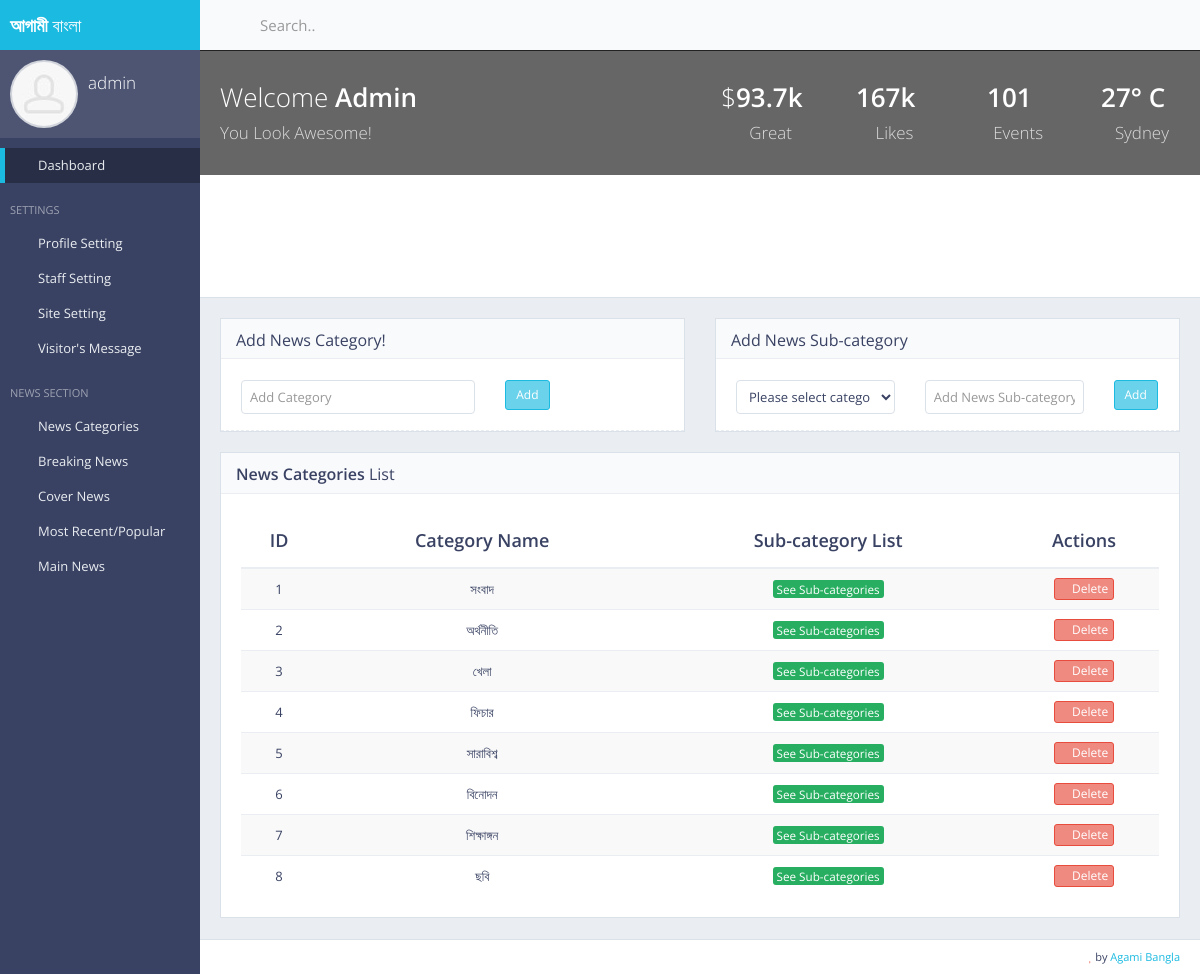
The app's page /ag/admin/panel/news/cats/ (signed in) with its own data.
### user/models.py (models this page shows, shortened)
class User(AbstractBaseUser):
    first_name = models.CharField(max_length=30, blank=False, verbose_name='First Name')
    last_name  = models.CharField(verbose_name="Last Name", max_length=30, blank=False)
    email      = models.EmailField(verbose_name='email address',max_length=255,unique=True,)
    user_name  = models.CharField(max_length=30, blank=False, unique=True)
    is_active  = models.BooleanField(default=False)
    is_admin   = models.BooleanField(default=False)
    is_Staff   = models.BooleanField(default=False)
    objects = CustomUserManager()
    USERNAME_FIELD = 'email'
    REQUIRED_FIELDS = ['user_name']

### adminPanel/models.py (models this page shows, shortened)
class NewsCategories(models.Model):
    category_name = models.CharField(default='', max_length=255, verbose_name="News Category Name")

### adminPanel/views.py (the view, shortened to what this page needs)
# urls.py: url(r'^ag/admin/panel/news/cats/$', views.adminPanel_newsCategory, name='adminPanelNewsCats'),
@login_required(login_url='/login/user')
def adminPanel_newsCategory(request):
    cat_list = NewsCategories.objects.all()
    context = {
        'category_list' : cat_list,
    }
    return render(request, 'backEnd/news_category.html', context)

### core/templates/backEnd/news_category.html (shortened to what this page needs)
{% extends 'backEnd/index.html' %}
{% load static %}
{% block main_content %}
<div class="row">
    <div class="col-md-6">
        <div class="block">
            <div class="block-title">
                <h2>Add News Category!</h2>
            </div>
            <form action="{%url 'adminPanelNewsCats' %}" method="post" enctype="multipart/form-data"
                  class="form-horizontal form-bordered">
                <div class="form-group">
                    <div class="col-md-7 text-left">
                        <input type="text" name="news-category" id="news-category" class="form-control"
                               placeholder="Add Category" required>
                    </div>
                    <div class="col-md-5">
                        <button type="submit" class="btn btn-sm btn-primary">Add</button>
                    </div>
                </div>
            </form>
        </div>
    </div>
    <div class="col-md-6">
        <div class="block">
            <div class="block-title">
                <h2>Add News Sub-category</h2>
            </div>
            <form action="{% url 'adminPanelAddNewsSubCats' %}" method="post" class="form-horizontal form-bordered">
                <div class="form-group">
                    <div class="col-xs-5">
                        <select id="select-category" name="select-news-category" class="form-control" size="1" required>
                            <option value="0">Please select category</option>
                        </select>
                    </div>
                    <div class="col-xs-5">
                        <input type="text" name="news-subcategory" class="form-control" placeholder="Add News Sub-category" required>
                    </div>
                    <div class="col-xs-2">
                        <button type="submit" class="btn btn-sm btn-primary">Add</button>
                    </div>
                </div>
            </form>
        </div>
    </div>
</div>
<div class="block">
    <div class="block-title">
        <h2><strong>News Categories</strong> List</h2>
    </div>
    <div class="table-responsive">
        {% if category_list %}
        <table class="table table-vcenter table-striped">
            <thead>
            <tr>
                <th class="text-center">ID</th>
                <th class="text-center">Category Name</th>
                <th class="text-center">Sub-category List</th>
                <th style="width: 150px;" class="text-center">Actions</th>
            </tr>
            </thead>
            <tbody>
            {% for category in category_list %}
            <tr>
                <td class="text-center">{{forloop.counter}}</td>
                <td class="text-center">{{category.category_name}}</td>
                <td class="text-center"><a href="{% url 'adminPanelNewsSubCatList' pk=category.pk %}" class="label label-success">See Sub-categories</a></td>
                <td class="text-center">
                    <div class="btn-group btn-group-xs">
                        <a href="{% url 'adminPanelDelNewsCat' pk=category.pk %}" data-toggle="tooltip" title="Delete" class="btn btn-danger"><i class="fa fa-times"></i> Delete</a>
                    </div>
                </td>
            </tr>
            {% endfor %}
            </tbody>
        </table>
        {% else %}
        <h3 class="text-center">No news category found!!</h3>
        {% endif %}
    </div>
</div>
{% endblock %}

### core/templates/backEnd/index.html (shortened to what this page needs)
{% load static %}
<!DOCTYPE html>
<html class="no-js" lang="en">
<head>
    <link rel="stylesheet" href="{%static 'backEnd/css/bootstrap.min.css' %}">
    <link rel="stylesheet" href="{%static 'backEnd/css/plugins.css' %}">
    <link rel="stylesheet" href="{%static 'backEnd/css/main.css' %}">
    <link rel="stylesheet" href="{%static 'backEnd/css/themes.css' %}">
</head>
<body>
<div id="page-wrapper">
    <div id="page-container" class="sidebar-partial sidebar-visible-lg sidebar-no-animations">
        <div id="sidebar">
            <div id="sidebar-scroll">
                <div class="sidebar-content">
                    <a href="index.html" class="sidebar-brand">
                        <span class="sidebar-nav-mini-hide"><strong>আগামী</strong> বাংলা</span>
                    </a>
                    <div class="sidebar-section sidebar-user clearfix sidebar-nav-mini-hide">
                        <div class="sidebar-user-avatar">
                            <a href="page_ready_user_profile.html">
                                {% if profile_pic %}
                                <img src="{{profile_pic.profileImg.url}}" alt="avatar">
                                {% else %}
                                <img src="{%static 'backEnd/img/placeholders/avatars/avatar2.jpg' %}" alt="avatar">
                                {% endif %}
                            </a>
                        </div>
                        <div class="sidebar-user-name">{{request.user.user_name}}</div>
                        <div class="sidebar-user-links">
                            <a href="#" data-toggle="tooltip" data-placement="bottom"
                               title="Profile"><i class="gi gi-user"></i></a>
                            <a href="/ag/admin/panel/update/profile/pic" class="enable-tooltip" data-placement="bottom" title="Settings"><i class="gi gi-cogwheel"></i></a>
                            <a href="{%url 'logoutUser' %}" data-toggle="tooltip" data-placement="bottom"
                               title="Logout"><i class="gi gi-exit"></i></a>
                        </div>
                    </div>
                    <ul class="sidebar-nav">
                        <li>
                            <a href="/ag/admin/panel/home" class=" active"><i class="gi gi-stopwatch sidebar-nav-icon"></i><span class="sidebar-nav-mini-hide">Dashboard</span></a>
                        </li>
                        <li class="sidebar-header">
                            <span class="sidebar-header-options clearfix">
                                <a href="javascript:void(0)" data-toggle="tooltip" title="Quick Settings">
                                    <i class="gi gi-settings"></i>
                                </a></span>
                            <span class="sidebar-header-title">Settings</span>
                        </li>
                        <li>
                            <a href="#" class="sidebar-nav-menu"><i
                                    class="fa fa-angle-left sidebar-nav-indicator sidebar-nav-mini-hide"></i>
                                <i class="gi gi-show_big_thumbnails sidebar-nav-icon"></i><span
                                        class="sidebar-nav-mini-hide">Profile Setting</span>
                            </a>
                        </li>
                        <li>
                            <a href="#" class="sidebar-nav-menu"><i
                                    class="fa fa-angle-left sidebar-nav-indicator sidebar-nav-mini-hide"></i>
                                <i class="gi gi-show_big_thumbnails sidebar-nav-icon"></i><span
                                        class="sidebar-nav-mini-hide">Staff Setting</span>
                            </a>
                        </li>
                        <li>
                            <a href="#" class="sidebar-nav-menu"><i
                                    class="fa fa-angle-left sidebar-nav-indicator sidebar-nav-mini-hide"></i>
                                <i class="gi gi-show_big_thumbnails sidebar-nav-icon"></i><span
                                        class="sidebar-nav-mini-hide">Site Setting</span>
                            </a>
                        </li>
                        <li>
                            <a href="#" class="sidebar-nav-menu"><i
                                    class="fa fa-angle-left sidebar-nav-indicator sidebar-nav-mini-hide"></i>
                                <i class="gi gi-show_big_thumbnails sidebar-nav-icon"></i><span
                                        class="sidebar-nav-mini-hide">Visitor's Message</span>
                            </a>
                        </li>
                        <li class="sidebar-header">
                            <span class="sidebar-header-options clearfix">
                                <a href="javascript:void(0)" data-toggle="tooltip" title="Quick Settings">
                                    <i class="gi gi-settings"></i>
                                </a></span>
                            <span class="sidebar-header-title">News Section</span>
                        </li>
                        <li>
                            <a href="#" class="sidebar-nav-menu"><i
                                    class="fa fa-angle-left sidebar-nav-indicator sidebar-nav-mini-hide"></i>
                                <i class="gi gi-show_big_thumbnails sidebar-nav-icon"></i><span class="sidebar-nav-mini-hide">News Categories</span>
                            </a>
                        </li>
                        <li>
                            <a href="#" class="sidebar-nav-menu"><i
                                    class="fa fa-angle-left sidebar-nav-indicator sidebar-nav-mini-hide"></i>
                                <i class="gi gi-show_big_thumbnails sidebar-nav-icon"></i><span class="sidebar-nav-mini-hide">Breaking News</span>
                            </a>
                        </li>
                        <li>
                            <a href="#" class="sidebar-nav-menu"><i
                                    class="fa fa-angle-left sidebar-nav-indicator sidebar-nav-mini-hide"></i>
                                <i class="gi gi-show_big_thumbnails sidebar-nav-icon"></i><span class="sidebar-nav-mini-hide">Cover News</span>
                            </a>
                        </li>
                         <li>
                            <a href="#" class="sidebar-nav-menu"><i
                                    class="fa fa-angle-left sidebar-nav-indicator sidebar-nav-mini-hide"></i>
                                <i class="gi gi-show_big_thumbnails sidebar-nav-icon"></i><span class="sidebar-nav-mini-hide">Most Recent/Popular</span>
                            </a>
                        </li>
                         <li>
                            <a href="#" class="sidebar-nav-menu"><i
                                    class="fa fa-angle-left sidebar-nav-indicator sidebar-nav-mini-hide"></i>
                                <i class="gi gi-show_big_thumbnails sidebar-nav-icon"></i><span class="sidebar-nav-mini-hide">Main News</span>
                            </a>
                        </li>
                    </ul>
                </div>
            </div>
        </div>
        <div id="main-container">
            <header class="navbar navbar-default">
                <ul class="nav navbar-nav-custom">
                    <li>
                        <a href="javascript:void(0)" onclick="App.sidebar('toggle-sidebar');this.blur();">
                            <i class="fa fa-bars fa-fw"></i>
                        </a>
                    </li>
                </ul>
                <form action="page_ready_search_results.html" method="post" class="navbar-form-custom">
                    <div class="form-group">
                        <input type="text" id="top-search" name="top-search" class="form-control"
                               placeholder="Search..">
                    </div>
                </form>
            </header>
            <div id="page-content">
                <div class="content-header content-header-media">
                    <div class="header-section">
                        <div class="row">
                            <div class="col-md-4 col-lg-6 hidden-xs hidden-sm">
                                <h1>Welcome <strong>Admin</strong><br><small>You Look Awesome!</small></h1>
                            </div>
                            <div class="col-md-8 col-lg-6">
                                <div class="row text-center">
                                    <div class="col-xs-4 col-sm-3">
                                        <h2 class="animation-hatch">
                                            $<strong>93.7k</strong><br>
                                            <small><i class="fa fa-thumbs-o-up"></i> Great</small>
                                        </h2>
                                    </div>
                                    <div class="col-xs-4 col-sm-3">
                                        <h2 class="animation-hatch">
                                            <strong>167k</strong><br>
                                            <small><i class="fa fa-heart-o"></i> Likes</small>
                                        </h2>
                                    </div>
                                    <div class="col-xs-4 col-sm-3">
                                        <h2 class="animation-hatch">
                                            <strong>101</strong><br>
                                            <small><i class="fa fa-calendar-o"></i> Events</small>
                                        </h2>
                                    </div>
                                    <div class="col-sm-3 hidden-xs">
                                        <h2 class="animation-hatch">
                                            <strong>27&deg; C</strong><br>
                                            <small><i class="fa fa-map-marker"></i> Sydney</small>
                                        </h2>
                                    </div>
                                </div>
                            </div>
                        </div>
                    </div>
                </div>
                {% block main_content %}
                {% endblock %}
            </div>
            <footer class="clearfix">
                <div class="pull-right">
                     <i class="fa fa-heart text-danger"></i> by <a href="#" target="_blank">Agami Bangla</a>
                </div>
            </footer>
        </div>
    </div>
</div>
</body>
</html>

### records on screen
User: user.user_name "admin"
NewsCategories: category_name "সংবাদ"
NewsCategories: category_name "অর্থনীতি"
NewsCategories: category_name "খেলা"
NewsCategories: category_name "ফিচার"
NewsCategories: category_name "সারাবিশ্ব"
NewsCategories: category_name "বিনোদন"
NewsCategories: category_name "শিক্ষাঙ্গন"
NewsCategories: category_name "ছবি"
